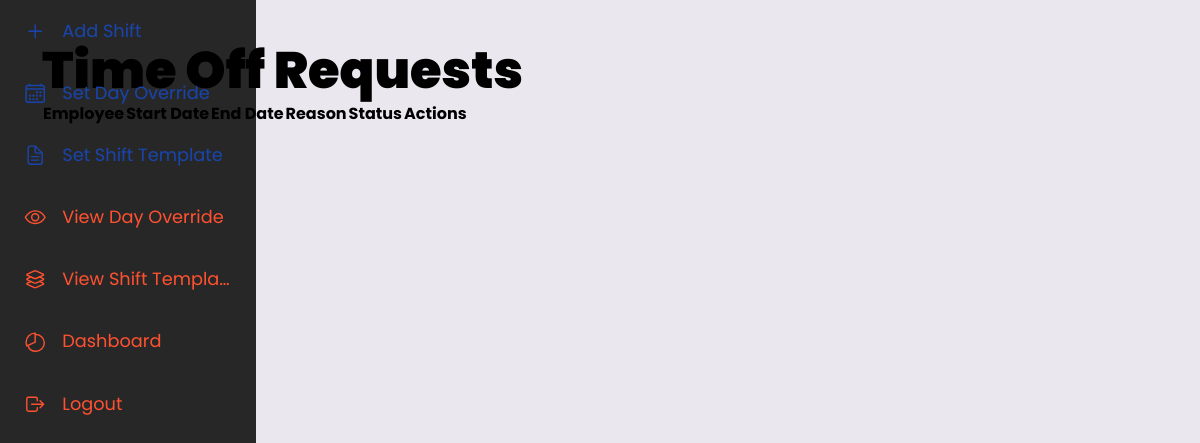
/requests (signed in), run on an earlier commit of the app's database.
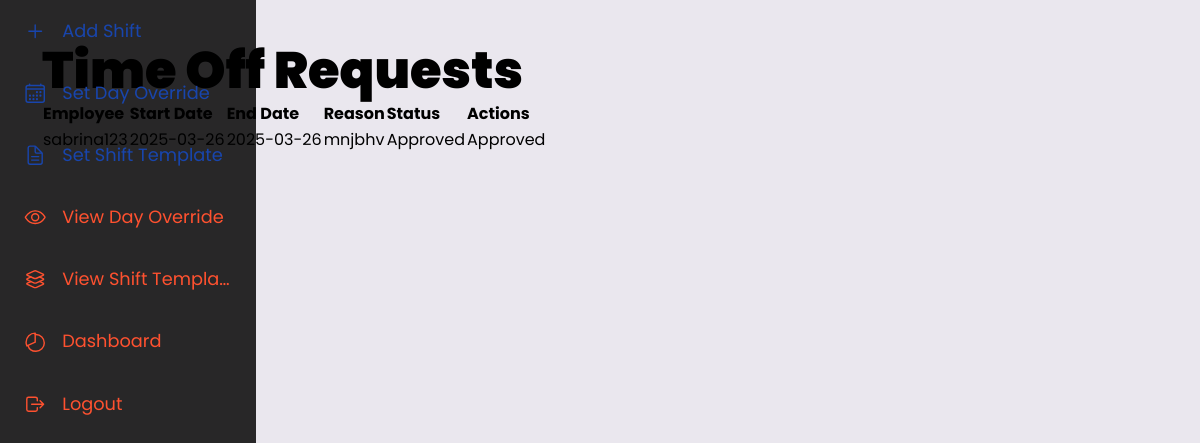
And on a later commit of the database.
### app.py (models this page shows, shortened)
class TimeOffRequest(db.Model):
    id = db.Column(db.Integer, primary_key=True)
    user_id = db.Column(db.Integer, db.ForeignKey('users.id'), nullable=False)
    start_date = db.Column(db.Date, nullable=False)
    end_date = db.Column(db.Date, nullable=False)
    reason = db.Column(db.String(200))
    status = db.Column(db.String(20), default='Pending')
    user = db.relationship('Users', backref='time_off_requests')

class Users(db.Model, UserMixin):
    __tablename__ = 'users'
    id = db.Column(db.Integer, primary_key=True)
    username = db.Column(db.String(20), nullable=False, unique=True)
    name = db.Column(db.String(200), nullable=False)
    email = db.Column(db.String(120), nullable=False, unique=True)
    password_hash = db.Column(db.String(128))
    role = db.Column(db.String(20), nullable=False, default='employee')
    _skill = db.Column("skill", db.String(200), nullable=True)  # Internal column for skill
    company_id = db.Column(db.Integer, db.ForeignKey('company.id'), nullable=True)  # Explicit Foreign Key
    company = db.relationship('Company', backref='employees', foreign_keys=[company_id])  # Explicitly set FK
    @property
    def skill(self):
        return self._skill
    @skill.setter
    def skill(self, value):
        if value:
            self._skill = value.capitalize()  # Capitalize the first letter
        else:
            self._skill = value
    @property
    def password(self):
        raise AttributeError('password is not a readable attribute')

### app.py (the view)
@app.route('/requests', methods=['GET'])
@login_required
def requests():
    if current_user.role != 'manager':
        flash("You are not authorized to view this page.")
        return redirect(url_for('dashboard'))
    requests = TimeOffRequest.query.options(db.joinedload(TimeOffRequest.user)).all()  # Load user details
    return render_template('requests.html', requests=requests)

### app.py (called while the page is built)
@login_manager.user_loader
def load_user(user_id):
	return Users.query.get(int(user_id))

### templates/requests.html
{% extends 'base.html' %}
{% block content %}
<h2>Time Off Requests</h2>
<table>
    <tr>
        <th>Employee</th>
        <th>Start Date</th>
        <th>End Date</th>
        <th>Reason</th>
        <th>Status</th>
        <th>Actions</th>
    </tr>
    {% for request in requests %}
    <tr>
        <td>{{ request.user.name }}</td>
        <td>{{ request.start_date }}</td>
        <td>{{ request.end_date }}</td>
        <td>{{ request.reason }}</td>
        <td>{{ request.status }}</td>
        <td>
            {% if request.status == 'Pending' %}
            <form method="POST" action="{{ url_for('view_time_off_request') }}">
                <input type="hidden" name="request_id" value="{{ request.id }}">
                <button type="submit" name="action" value="approve">Approve</button>
                <button type="submit" name="action" value="reject">Reject</button>
            </form>
            {% else %}
            {{ request.status }}
            {% endif %}
        </td>
    </tr>
    {% endfor %}
</table>
{% endblock %}

### templates/base.html (shortened to what this page needs)
<!doctype html>
<html lang="en">
  <head>
    <link href="https://cdn.jsdelivr.net/npm/bootstrap@5.3.3/dist/css/bootstrap.min.css" rel="stylesheet">
    <link rel="stylesheet" href="{{ url_for('static', filename='css/styles.css') }}">
    <link rel="stylesheet" href="https://cdnjs.cloudflare.com/ajax/libs/animate.css/4.1.1/animate.min.css">
    <link rel="stylesheet" href="{{ url_for('static', filename='css/animations.css') }}">
  </head>
  <body>
    {% include 'navbar.html' %}
  	<br/>
  	<div class="container mt-3">
        <div class="row">
            <div class="col-md-12">
                {% block content %}
                {% endblock %}
            </div>
        </div>
    </div>
  </body>
</html>

### templates/navbar.html (shortened to what this page needs)
<!DOCTYPE html>
<html lang="en" >
<head>
<link rel='stylesheet' href='https://fonts.googleapis.com/css2?family=Material+Icons+Round'><link rel="stylesheet" href="{{ url_for('static', filename='css/style.css') }}">
</head>
<body>
<nav id="navbar" style="background: rgba(0, 0, 0, 0.83);">
  <ul class="navbar-items flexbox-col">
    {% if request.endpoint != 'add_shift' %}
    <li class="navbar-item flexbox-left">
      <a class="navbar-item-inner flexbox-left" href="{{ url_for('add_shift') }}">
        <div class="navbar-item-inner-icon-wrapper flexbox">
          <ion-icon name="add-outline" style="color: #1845ad;"></ion-icon>
        </div>
        <span class="link-text" style="color: #1845ad;">Add Shift</span>
      </a>
    </li>
    {% endif %}
    {% if request.endpoint != 'set_day_override' %}
    <li class="navbar-item flexbox-left">
      <a class="navbar-item-inner flexbox-left" href="{{ url_for('set_day_override') }}">
        <div class="navbar-item-inner-icon-wrapper flexbox">
          <ion-icon name="calendar-outline" style="color: #1845ad;"></ion-icon>
        </div>
        <span class="link-text" style="color: #1845ad;">Set Day Override</span>
      </a>
    </li>
    {% endif %}
    {% if request.endpoint != 'set_shift_template' %}
    <li class="navbar-item flexbox-left">
      <a class="navbar-item-inner flexbox-left" href="{{ url_for('set_shift_template') }}">
        <div class="navbar-item-inner-icon-wrapper flexbox">
          <ion-icon name="document-text-outline" style="color: #1845ad;"></ion-icon>
        </div>
        <span class="link-text" style="color: #1845ad;">Set Shift Template</span>
      </a>
    </li>
    {% endif %}
    {% if request.endpoint != 'view_day_overrides' %}
    <li class="navbar-item flexbox-left">
      <a class="navbar-item-inner flexbox-left" href="{{ url_for('view_day_overrides') }}">
        <div class="navbar-item-inner-icon-wrapper flexbox">
          <ion-icon name="eye-outline" style="color: #ff512f;"></ion-icon>
        </div>
        <span class="link-text" style="color: #ff512f;">View Day Override</span>
      </a>
    </li>
    {% endif %}
    {% if request.endpoint != 'view_shift_templates' %}
    <li class="navbar-item flexbox-left">
      <a class="navbar-item-inner flexbox-left" href="{{ url_for('view_shift_templates') }}">
        <div class="navbar-item-inner-icon-wrapper flexbox">
          <ion-icon name="layers-outline" style="color: #ff512f;"></ion-icon>
        </div>
        <span class="link-text" style="color: #ff512f;">View Shift Template</span>
      </a>
    </li>
    {% endif %}
    {% if request.endpoint != 'dashboard' %}
    <li class="navbar-item flexbox-left">
      <a class="navbar-item-inner flexbox-left" href="{{ url_for('dashboard') }}">
        <div class="navbar-item-inner-icon-wrapper flexbox">
          <ion-icon name="pie-chart-outline" style="color: #ff512f;"></ion-icon>
        </div>
        <span class="link-text" style="color: #ff512f;">Dashboard</span>
      </a>
    </li>
    {% endif %}
  </ul>
  <ul class="navbar-items flexbox-col">
    <li class="navbar-item flexbox-left">
      {% if current_user.is_authenticated %}
      <a class="navbar-item-inner flexbox-left" href="{{ url_for('logout') }}">
        <div class="navbar-item-inner-icon-wrapper flexbox">
          <ion-icon name="log-out-outline" style="color: #ff512f;"></ion-icon>
        </div>
        <span class="link-text" style="color: #ff512f;">Logout</span>
      </a>
      {% endif %}
    </li>
  </ul>
</nav>
</body>
</html>

### static/css/styles.css (style rules this page uses)
body, html { height: 100%; margin: 0; font-family: Arial, Helvetica, sans-serif; overflow: hidden; }

### static/css/style.css (style rules this page uses)
:root { --primary: 237, 94%, 81%; --background: 266, 16%, 92%; --background-secondary: 256, 12%, 12%; --background-secondary-dark: 256, 10%, 10%; --background-secondary-light: 257, 11%, 16%; --text-primary: 0, 0%, 0%; --black: 0, 0%, 0%; --white: 0, 0%, 100%; --quite-gray: 0, 0%, 50%; --grooble: 10, 28%, 93%; --heading-large: 5.6rem; --heading-medium: 3.6rem; --heading-small: 2.4rem; --paragraph: 1.11rem; --navbar-buttons: 2.4rem; --transition-main: .175, .685, .32; --font-main: "Poppins"; }
*, *::before, *::after { box-sizing: inherit; }
html, body { margin: 0; width: 100%; color: hsl(var(--text-primary)); font-family: var(--font-main); background-color: hsl(var(--background)); -webkit-font-smoothing: antialiased; scroll-behavior: smooth; box-sizing: border-box; }
h1, h2, h3, h4, h5, h6 { margin: 0; }
h2 { font-size: var(--heading-medium); }
h1, h2 { font-weight: 900; }
a { color: hsla(var(--primary), 1); font-size: var(--paragraph); text-decoration: underline; }
ul, ol { margin: 1em 0; }
.flexbox { display: flex; justify-content: center; align-items: center; }
.flexbox-left { display: flex; justify-content: flex-start; align-items: center; }
.flexbox-col { display: flex; justify-content: center; flex-direction: column; align-items: center; }
#navbar { top: 0; padding: 0; width: 5em; height: 100vh; position: fixed; background-color: hsl(var(--background-secondary)); transition: width .35s cubic-bezier(var(--transition-main), 1); overflow-y: auto; overflow-x: hidden; }
.navbar-items { margin: 0; padding: 0; list-style-type: none; }
.navbar-item { padding: 0 .5em; width: 100%; cursor: pointer; }
.navbar-item-inner { padding: 1em 0; width: 100%; position: relative; color: hsl(var(--quite-gray)); border-radius: .25em; text-decoration: none; transition: all .2s cubic-bezier(var(--transition-main), 1); }
.navbar-item-inner-icon-wrapper { width: calc(5rem - 1em - 8px); position: relative; }
.navbar-item-inner-icon-wrapper ion-icon { position: absolute; font-size: calc(var(--navbar-buttons) - 1rem); }
.link-text { margin: 0; width: 0; text-overflow: ellipsis; white-space: nowrap; transition: all .35s cubic-bezier(var(--transition-main), 1); overflow: hidden; opacity: 0; }
@media only screen and (max-width: 1660px) { :root { --heading-large: 5.4rem; --heading-medium: 3.4rem; --heading-small: 2.2rem; } }
@media only screen and (max-width: 1456px) { :root { --heading-large: 5.2rem; --heading-medium: 3.2rem; --heading-small: 2rem; } }

### templates/base.html (style rules this page uses)
body { background-color: white; color: #7D6E83; }

What changed in the data, as far as the page shows it:
added TimeOffRequest: user.name "sabrina123", start_date "2025-03-26", end_date "2025-03-26", reason "mnjbhv", status "Approved"
